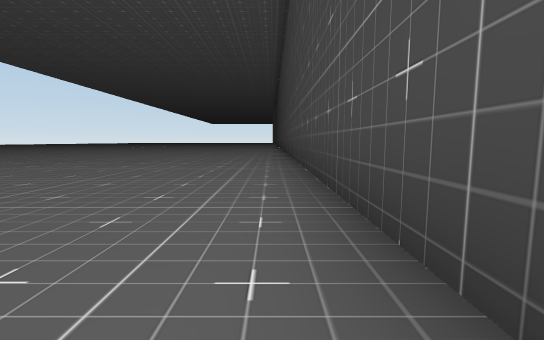
view 1 (above)

21 first-person views from a walk through a 3-D level made in the Unity game engine. The camera is 1.2 m above the floor, tilts 6° down and sees 90° across. The floor is counted in squares, 2.76 m on a side. Each view is taken from the middle of a square. On the plan, view 1 faces up. The plan holds only what a view shows up to about 9 squares ahead; the rest is blank. The place goes on beyond the plan. The player is left out.

view 2
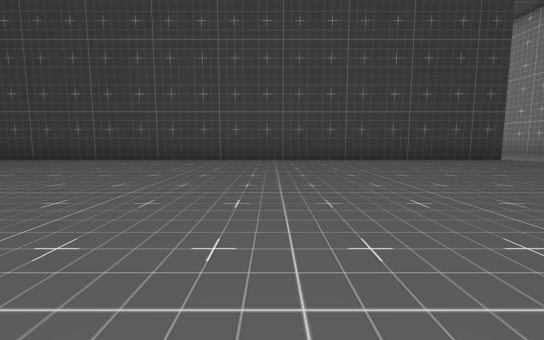

view 3
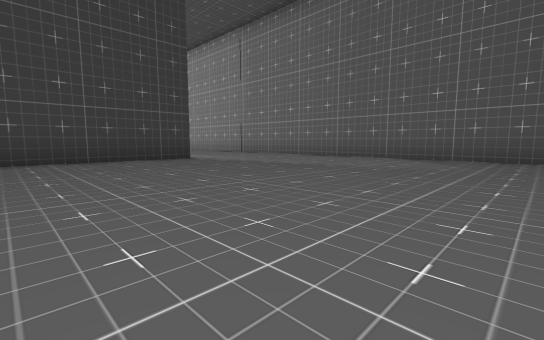

view 4
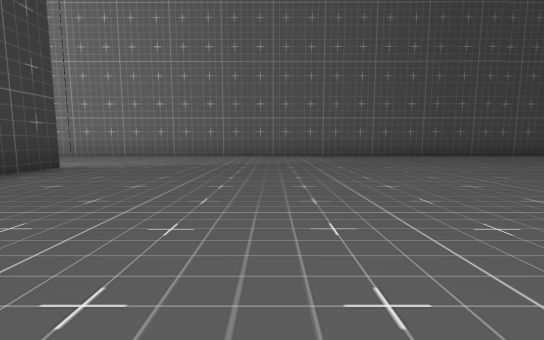

view 5
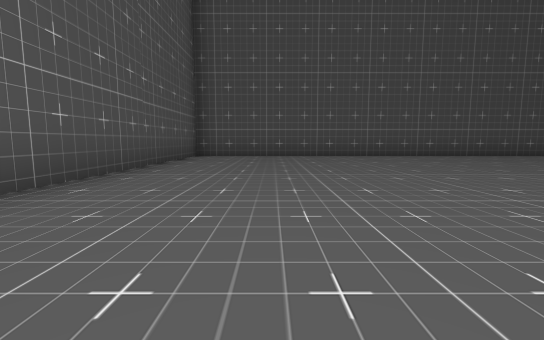

view 6
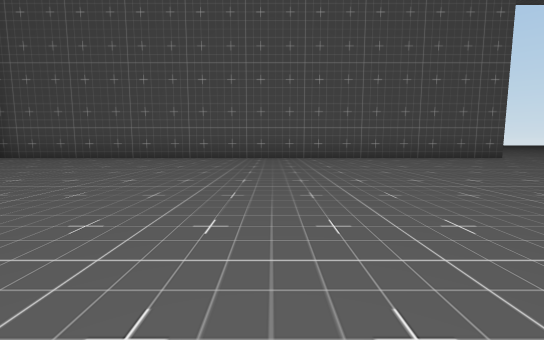

view 7
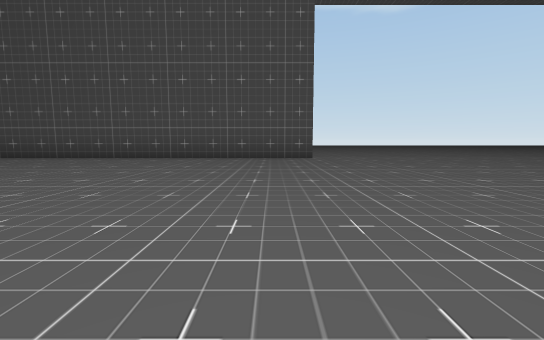

view 8
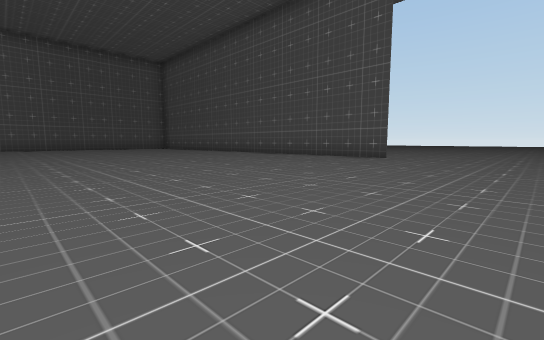

view 9
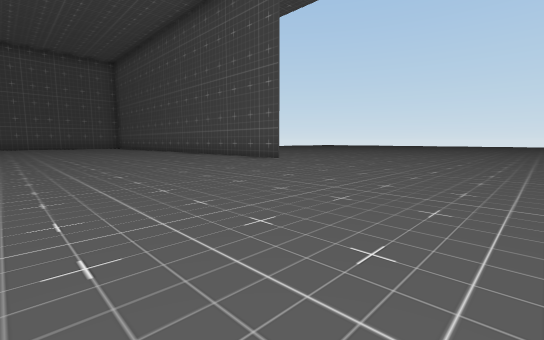

view 10
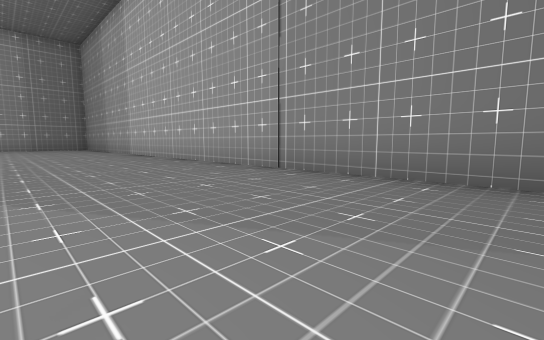

view 11
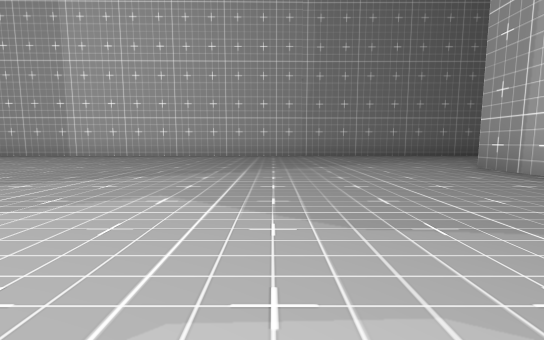

view 12
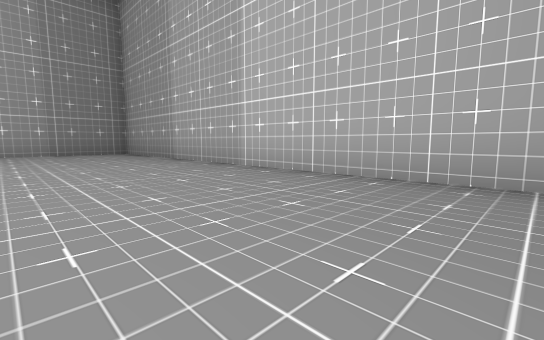

view 13
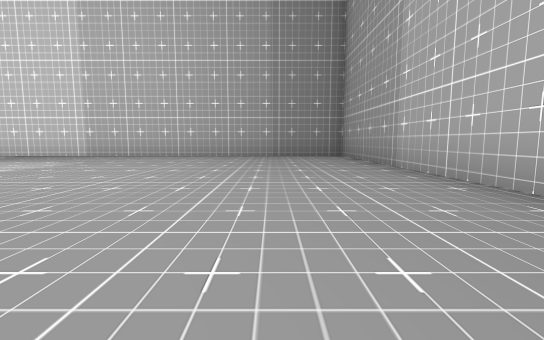

view 14
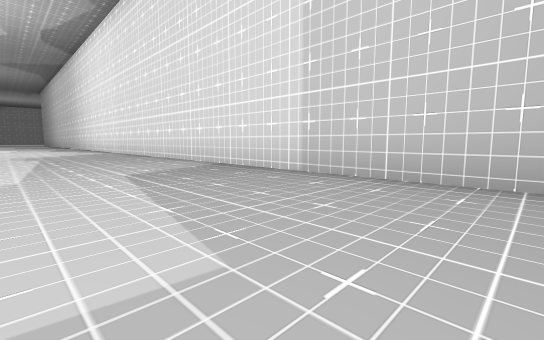

view 15
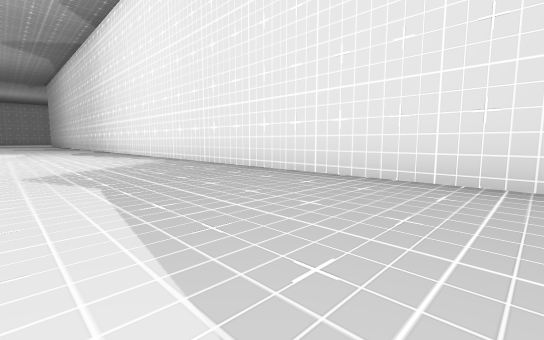

view 16
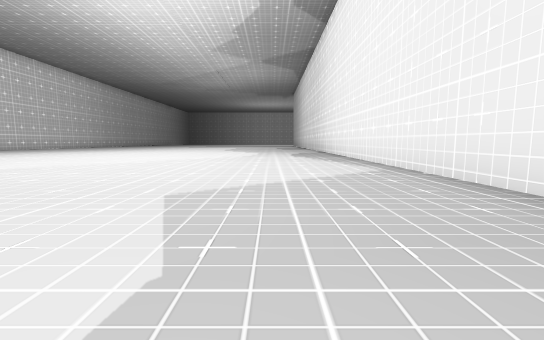

view 17
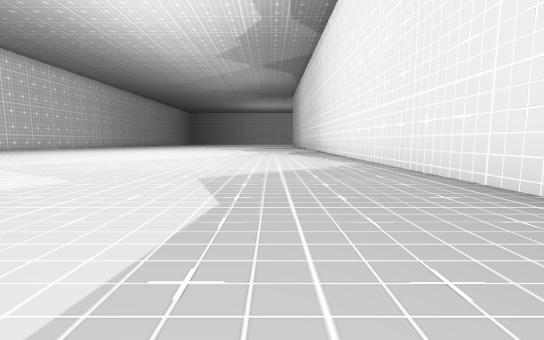

view 18
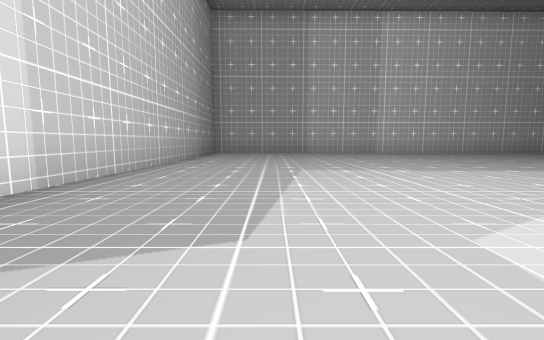

view 19
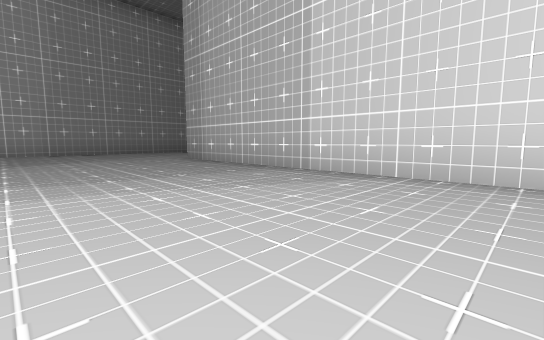

view 20
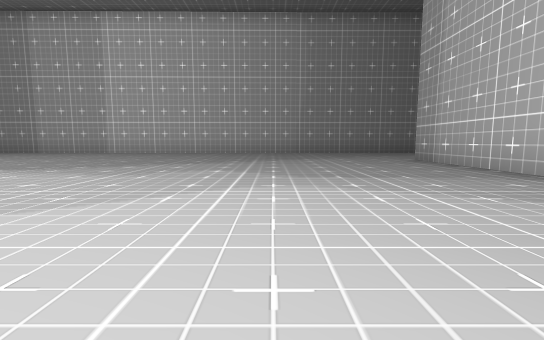

view 21
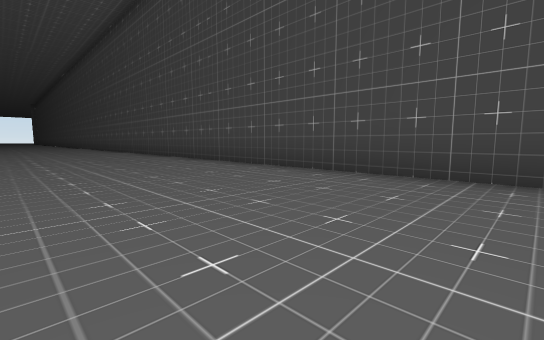

### Floor plan
Points are (right, up) in squares from view 1. A wall is a line through its corners. A room is listed if a view was taken in it or the views show most of it. See-through windows are left out.
Room 1 (views 1, 2, 3, 4, 5, 6, 7, 8, 9, 10, 21)
walls: (-13.2, 2.1) (-13.2, -11.2) (1.5, -11.2); (0.5, -7.6) (0.5, 9.2)
ways out: opening at (1, -9) to room 2
Room 2 (views 11, 12, 13, 14, 15, 16, 17, 18, 19, 20)
walls: (0.6, -0.9) (0.6, -7.6); (1.5, -11.2) (16.2, -11.3) (16.2, 9.5)
ways out: opening at (1, -9) to room 1

Positions as (right, up) in squares from view 1, and headings:
1: (0, 0), facing up
2: (-6, -2), facing right
3: (-6, -4), facing down-right
4: (-3, -3), facing down
5: (-5, -9), facing left
6: (-6, -4), facing left
7: (-6, 1), facing left
8: (-6, 5), facing down-left
9: (-8, 7), facing down-left
10: (0, -8), facing down-right
11: (4, -3), facing down
12: (6, -8), facing down-right
13: (8, -9), facing right
14: (13, -6), facing up-right
15: (13, -1), facing up-right
16: (14, 1), facing up
17: (14, 0), facing up
18: (14, -1), facing down
19: (4, -1), facing down-left
20: (4, -1), facing down
21: (-3, 0), facing up-right
